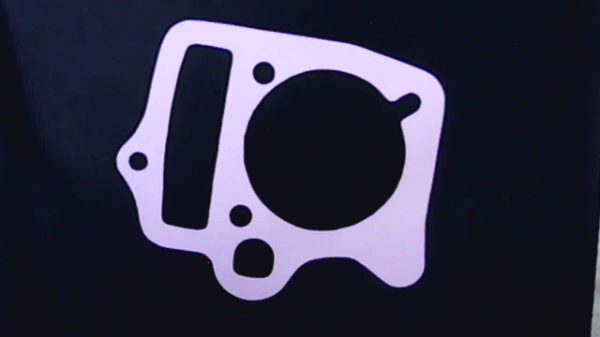
#> input picture detecterror-v2/src/input/error1.jpg, 600 x 337 px
$ python -i translations.py   (imports and definitions only)   (older library calls are emulated)
#> lines starting #> are read from the running program, lines starting #| are printed output that depends on the picture; after the words box and inside, x2 and y2 are one past the last pixel; in counts of white or black regions, pixels touching at a corner belong together
import cv2
import numpy as np

from possible import Possible


# [46 lines left out: functions convert_image_to_thresh, resize_image, crop_image_by_max_area, not called in this run]


def highlight_contours(gray):
    gray = cv2.GaussianBlur(gray, (11, 11), 0)
    edge = cv2.Canny(gray, 100, 200)
    contours, _ = cv2.findContours(edge.copy(), 1, 1)

    # highlight contours
    cv2.drawContours(gray, contours, -1, [0, 255, 0], 2)
    gray = cv2.bitwise_not(gray)
    thresh = cv2.threshold(
        gray, 0, 255, cv2.THRESH_BINARY | cv2.THRESH_OTSU)[1]
    return thresh


# [57 lines left out: functions find_contours, background_subtraction, rotation_react_90, not called in this run]

>>> import cv2
>>> picture = cv2.imread('input/error1.jpg', cv2.IMREAD_GRAYSCALE)
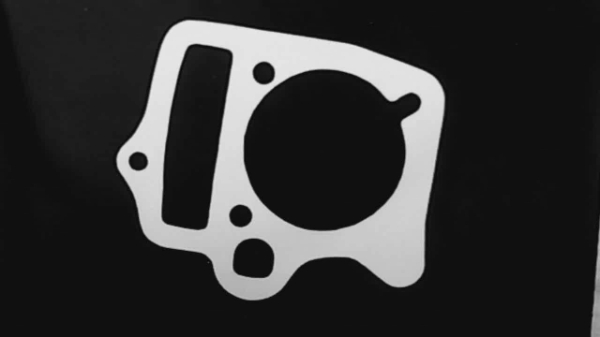
#> picture: shape (337, 600); min 8, max 234, mean 52.2
>>> result = highlight_contours(picture)
#> in highlight_contours, `gray = cv2.GaussianBlur(gray, (11, 11), 0)`:
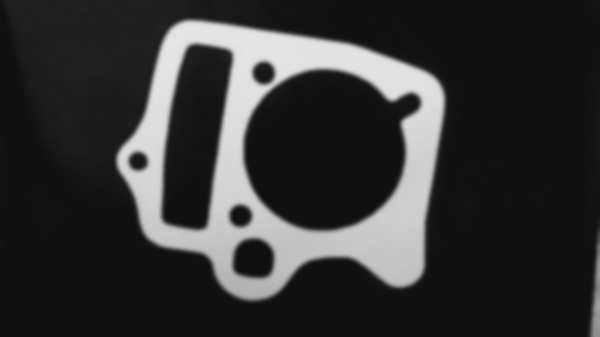
#> gray: shape (337, 600); min 16, max 229, mean 52.2
#> in highlight_contours, `edge = cv2.Canny(gray, 100, 200)`:
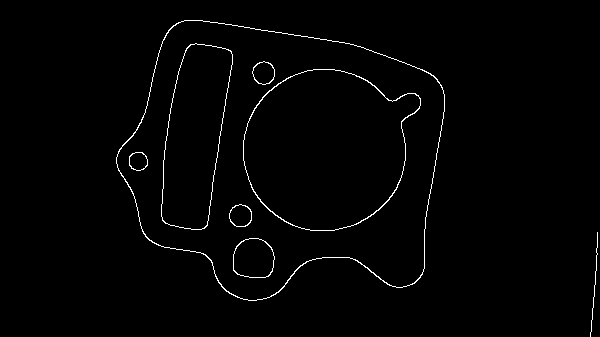
#> edge: shape (337, 600); 1.3% white in thin lines or dots, all inside (x1, y1, x2, y2) = (116, 20, 598, 337)
#> in highlight_contours, `contours, _ = cv2.findContours(edge.copy(), 1, 1)`: contours = 15 contours, 1 with area under 20; largest, box (x1, y1, x2, y2) and area: (116, 20, 445, 301) 68028, (116, 20, 445, 301) 67862, (243, 69, 421, 231) 21158, (243, 69, 421, 231) 21008, (161, 43, 233, 230) 9218
#> in highlight_contours, `cv2.drawContours(gray, contours, -1, [0, 255, 0], 2)`:
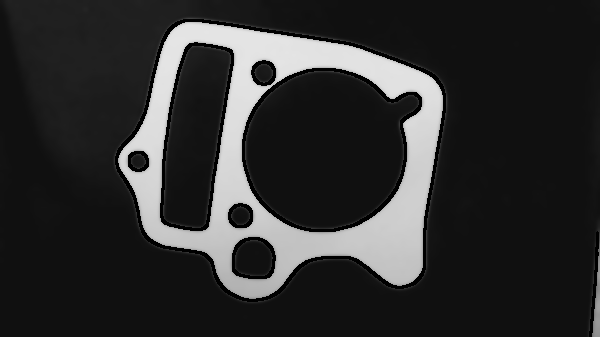
#> gray: shape (337, 600); 4.32% of pixels changed, all inside (x1, y1, x2, y2) = (115, 19, 599, 337)
#> in highlight_contours, `gray = cv2.bitwise_not(gray)`:
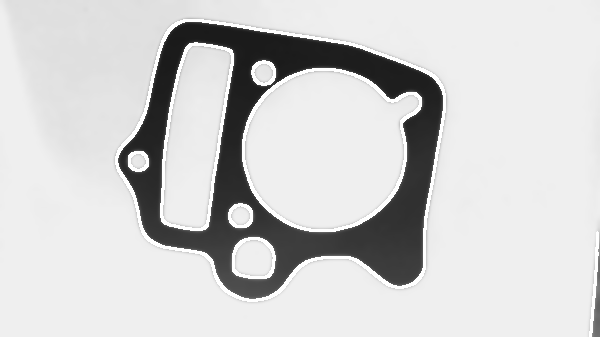
#> gray: shape (337, 600); min 26, max 255, mean 207.7
#> in highlight_contours, `thresh = cv2.threshold( gray, 0, 255, cv2.THRESH_BINARY | cv2.THRESH_O..`:
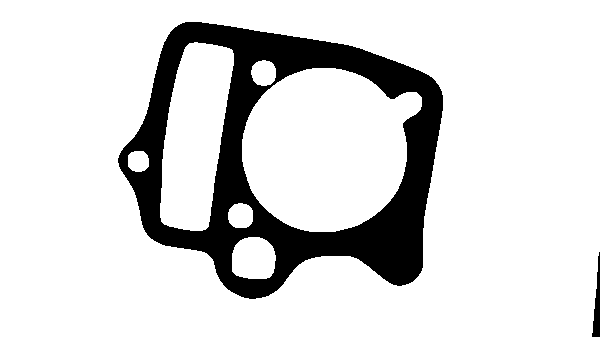
#> thresh: shape (337, 600); 84.5% white; 2 black regions, box (x1, y1, x2, y2) and area: (118, 22, 443, 299) 31037, (592, 252, 600, 337) 366

$ run again, on detecterror-v2/src/input/error2.jpg
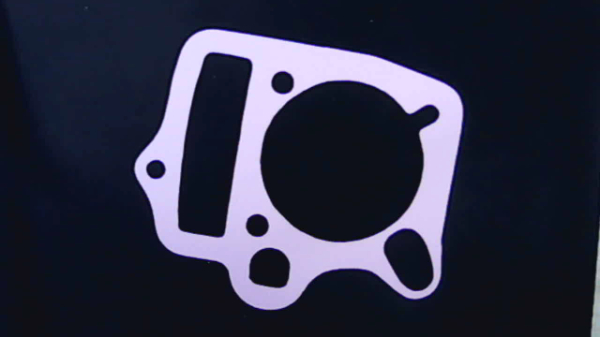
#> input picture detecterror-v2/src/input/error2.jpg, 600 x 337 px
#> in highlight_contours, `edge = cv2.Canny(gray, 100, 200)`:
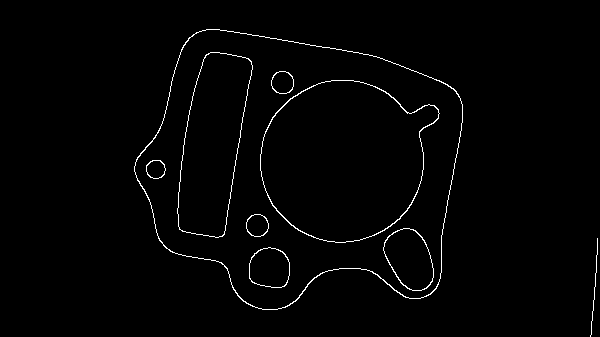
#> edge: shape (337, 600); 1.4% white in thin lines or dots, all inside (x1, y1, x2, y2) = (134, 29, 598, 337)
#> contours = 17 contours, 1 with area under 20; largest, box (x1, y1, x2, y2) and area: (134, 29, 463, 310) 67999, (134, 29, 463, 310) 67840, (260, 80, 440, 243) 21244, (260, 80, 440, 243) 21084, (177, 52, 253, 238) 9362
#> in highlight_contours, `thresh = cv2.threshold( gray, 0, 255, cv2.THRESH_BINARY | cv2.THRESH_O..`:
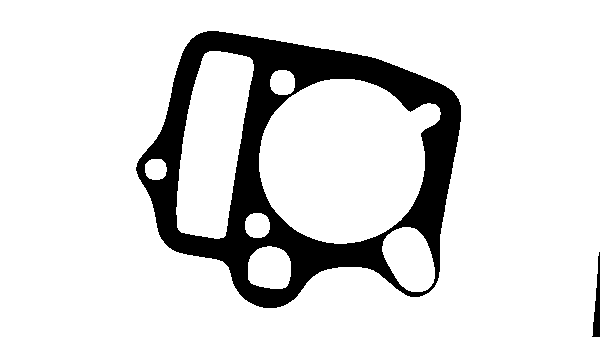
#> thresh: shape (337, 600); 85.9% white; 2 black regions, box (x1, y1, x2, y2) and area: (136, 31, 461, 308) 28243, (592, 252, 600, 337) 355
